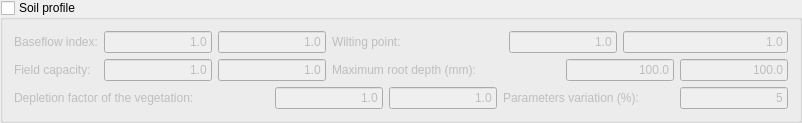
             <widget class="QGroupBox" name="soil_zone">
              <property name="sizePolicy">
               <sizepolicy hsizetype="Fixed" vsizetype="Fixed">
                <horstretch>0</horstretch>
                <verstretch>0</verstretch>
               </sizepolicy>
              </property>
              <property name="minimumSize">
               <size>
                <width>525</width>
                <height>120</height>
               </size>
              </property>
              <property name="maximumSize">
               <size>
                <width>16777215</width>
                <height>16777215</height>
               </size>
              </property>
              <property name="title">
               <string>Soil profile</string>
              </property>
              <property name="checkable">
               <bool>true</bool>
              </property>
              <property name="checked">
               <bool>false</bool>
              </property>
              <layout class="QGridLayout" name="gridLayout_14">
               <item row="0" column="0">
                <widget class="QLabel" name="label_6">
                 <property name="text">
                  <string>Baseflow index:</string>
                 </property>
                </widget>
               </item>
               <item row="0" column="1">
                <widget class="QLineEdit" name="baseflow_min">
                 <property name="statusTip">
                  <string/>
                 </property>
                 <property name="text">
                  <string>1.0</string>
                 </property>
                 <property name="alignment">
                  <set>Qt::AlignRight|Qt::AlignTrailing|Qt::AlignVCenter</set>
                 </property>
                 <property name="placeholderText">
                  <string/>
                 </property>
                </widget>
               </item>
               <item row="0" column="2" colspan="2">
                <widget class="QLineEdit" name="baseflow_max">
                 <property name="statusTip">
                  <string/>
                 </property>
                 <property name="text">
                  <string>1.0</string>
                 </property>
                 <property name="alignment">
                  <set>Qt::AlignRight|Qt::AlignTrailing|Qt::AlignVCenter</set>
                 </property>
                 <property name="placeholderText">
                  <string/>
                 </property>
                </widget>
               </item>
               <item row="0" column="4" colspan="3">
                <widget class="QLabel" name="label_8">
                 <property name="text">
                  <string>Wilting point:</string>
                 </property>
                </widget>
               </item>
               <item row="0" column="7" colspan="2">
                <widget class="QLineEdit" name="wilting_point_min">
                 <property name="statusTip">
                  <string/>
                 </property>
                 <property name="text">
                  <string>1.0</string>
                 </property>
                 <property name="alignment">
                  <set>Qt::AlignRight|Qt::AlignTrailing|Qt::AlignVCenter</set>
                 </property>
                </widget>
               </item>
               <item row="0" column="9" colspan="2">
                <widget class="QLineEdit" name="wilting_point_max">
                 <property name="statusTip">
                  <string/>
                 </property>
                 <property name="text">
                  <string>1.0</string>
                 </property>
                 <property name="alignment">
                  <set>Qt::AlignRight|Qt::AlignTrailing|Qt::AlignVCenter</set>
                 </property>
                </widget>
               </item>
               <item row="1" column="0">
                <widget class="QLabel" name="label_7">
                 <property name="text">
                  <string>Field capacity:</string>
                 </property>
                </widget>
               </item>
               <item row="1" column="1">
                <widget class="QLineEdit" name="field_capacity_min">
                 <property name="minimumSize">
                  <size>
                   <width>0</width>
                   <height>0</height>
                  </size>
                 </property>
                 <property name="statusTip">
                  <string/>
                 </property>
                 <property name="text">
                  <string>1.0</string>
                 </property>
                 <property name="alignment">
                  <set>Qt::AlignRight|Qt::AlignTrailing|Qt::AlignVCenter</set>
                 </property>
                </widget>
               </item>
               <item row="1" column="2" colspan="2">
                <widget class="QLineEdit" name="field_capacity_max">
                 <property name="minimumSize">
                  <size>
                   <width>0</width>
                   <height>0</height>
                  </size>
                 </property>
                 <property name="statusTip">
                  <string/>
                 </property>
                 <property name="text">
                  <string>1.0</string>
                 </property>
                 <property name="alignment">
                  <set>Qt::AlignRight|Qt::AlignTrailing|Qt::AlignVCenter</set>
                 </property>
                </widget>
               </item>
               <item row="1" column="4" colspan="4">
                <widget class="QLabel" name="label_9">
                 <property name="text">
                  <string>Maximum root depth (mm):</string>
                 </property>
                </widget>
               </item>
               <item row="1" column="8" colspan="2">
                <widget class="QLineEdit" name="root_min">
                 <property name="statusTip">
                  <string/>
                 </property>
                 <property name="text">
                  <string>100.0</string>
                 </property>
                 <property name="alignment">
                  <set>Qt::AlignRight|Qt::AlignTrailing|Qt::AlignVCenter</set>
                 </property>
                </widget>
               </item>
               <item row="1" column="10">
                <widget class="QLineEdit" name="root_max">
                 <property name="statusTip">
                  <string/>
                 </property>
                 <property name="text">
                  <string>100.0</string>
                 </property>
                 <property name="alignment">
                  <set>Qt::AlignRight|Qt::AlignTrailing|Qt::AlignVCenter</set>
                 </property>
                </widget>
               </item>
               <item row="2" column="0" colspan="3">
                <widget class="QLabel" name="label_10">
                 <property name="text">
                  <string>Depletion factor of the vegetation:</string>
                 </property>
                </widget>
               </item>
               <item row="2" column="3" colspan="2">
                <widget class="QLineEdit" name="depletion_min">
                 <property name="statusTip">
                  <string/>
                 </property>
                 <property name="text">
                  <string>1.0</string>
                 </property>
                 <property name="alignment">
                  <set>Qt::AlignRight|Qt::AlignTrailing|Qt::AlignVCenter</set>
                 </property>
                </widget>
               </item>
               <item row="2" column="5">
                <widget class="QLineEdit" name="depletion_max">
                 <property name="statusTip">
                  <string/>
                 </property>
                 <property name="text">
                  <string>1.0</string>
                 </property>
                 <property name="alignment">
                  <set>Qt::AlignRight|Qt::AlignTrailing|Qt::AlignVCenter</set>
                 </property>
                </widget>
               </item>
               <item row="2" column="6" colspan="4">
                <widget class="QLabel" name="label_18">
                 <property name="text">
                  <string>Parameters variation (%):</string>
                 </property>
                </widget>
               </item>
               <item row="2" column="10">
                <widget class="QLineEdit" name="perturb_soil">
                 <property name="statusTip">
                  <string/>
                 </property>
                 <property name="text">
                  <string>5</string>
                 </property>
                 <property name="alignment">
                  <set>Qt::AlignRight|Qt::AlignTrailing|Qt::AlignVCenter</set>
                 </property>
                </widget>
               </item>
              </layout>
             </widget>
